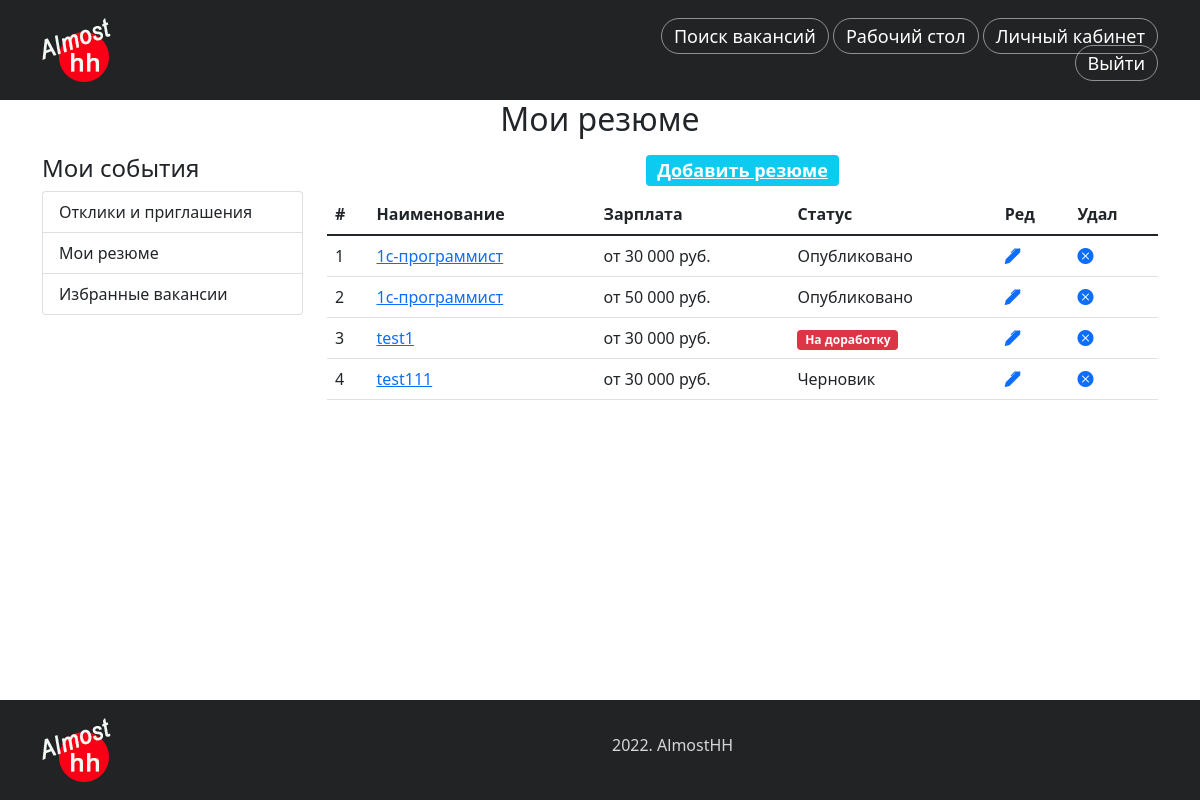
The page /portal/my_resumes/ (signed in) on the database its author committed.
### portal/models.py (models this page shows, shortened)
class Resume(models.Model):
    STATUS_CHOICES = (
        ('draft', 'Черновик'),
        ('send', 'Отправлено'),
        ('published', 'Опубликовано'),
        ('rework', 'На доработку'),
    )
    title = models.CharField(max_length=100,
                             verbose_name='Наименование вакансии')
    slug = models.SlugField(max_length=100, verbose_name='Слаг')
    salary = models.CharField(max_length=150, verbose_name='Зарплата')
    user = models.ForeignKey(User, on_delete=models.CASCADE,
                             verbose_name='Пользователь',
                             related_name='resumes')
    employment = models.CharField(max_length=150, verbose_name='Занятость')
    schedule = models.CharField(max_length=150, verbose_name='График работы')
    about_me = models.TextField(verbose_name='Обо мне')
    education = models.TextField(verbose_name='Образование')
    language = models.CharField(max_length=200, verbose_name='Знание языков')
    citizenship = models.CharField(max_length=50, verbose_name='Гражданство')
    publish = models.DateTimeField(default=timezone.now)
    created = models.DateTimeField(auto_now_add=True)
    updated = models.DateTimeField(auto_now=True)
    comment = models.TextField(verbose_name='Комментарий', blank=True)
    status = models.CharField(max_length=15, choices=STATUS_CHOICES,
                              default='draft',
                              verbose_name='Статус')

### portal/views.py (the view)
# urls.py: path('my_resumes/', views.my_resumes, name='my_resumes'),
@login_required
@permission_required('portal.add_resume')
def my_resumes(request):
    resumes = Resume.objects.filter(user=request.user)
    return render(request, 'portal/account/my_resumes.html', {'resumes': resumes})

### portal/templates/portal/account/my_resumes.html (shortened to what this page needs)
{% extends "news/base.html" %}
{% block content %}
<div class="container">
    <div class="row">
        <div class="col text-center">
            <h1 class="mb-3">Мои резюме </h1>
        </div>
    </div>
    <div class="row">
        <div class="col-3">
            <div class="left-menu">
                    {% include 'portal/account/includes/dashboard_menu.html' %}
            </div>
        </div>
        <div class="col-9">
            <h4 class=" text-center"><a href="{% url 'portal:add_resume' %}"
                       class="badge bg-info">Добавить резюме</a></h4>
            <div class="my-resumes">
                <table class="table">
                    <thead>
                        <tr>
                            <th>#</th>
                            <th>Наименование</th>
                            <th>Зарплата</th>
                            <th>Статус</th>
                            <th>Ред</th>
                            <th>Удал</th>
                        </tr>
                    </thead>
                    <tbody>
                        {% for resume in resumes %}
                        <tr>
                            <td>{{ forloop.counter }}</td>
                            <td><a href="{% url 'portal:resume_detail' resume.id %}">{{ resume.title }}</a></td>
                            <td>{{ resume.salary }}</td>
                            {% if resume.get_status_display == 'На доработку' %}
                            <td><span class="badge bg-danger">{{ resume.get_status_display }}</span></td>
                            {% else %}
                            <td>{{ resume.get_status_display }}</td>
                            {% endif %}
                            <td><a href="{% url 'portal:edit_resume' resume.id %}"><i class="bi bi-pen-fill"></i></a></td>
                            <td><a href="{% url 'portal:delete_resume' resume.id %}"><i class="bi bi-x-circle-fill"></i></a></td>
                        </tr>
                        {% empty %}
                        <h5 class="text-center">Пока еще не добавлено ни одного резюме</h5>
                        {% endfor %}
                    </tbody>
                </table>
            </div>
        </div>
    </div>
</div>
{% endblock %}

### news/static/news/css/news.css (style rules this page uses)
h1 { font-size: 2.0rem; }

### rows shown on the page
Resume: title "1с-программист", salary "от 30 000 руб.", status "Опубликовано"
Resume: title "1с-программист", salary "от 50 000 руб.", status "Опубликовано"
Resume: title "test1", salary "от 30 000 руб.", status "На доработку"
Resume: title "test111", salary "от 30 000 руб.", status "Черновик"
